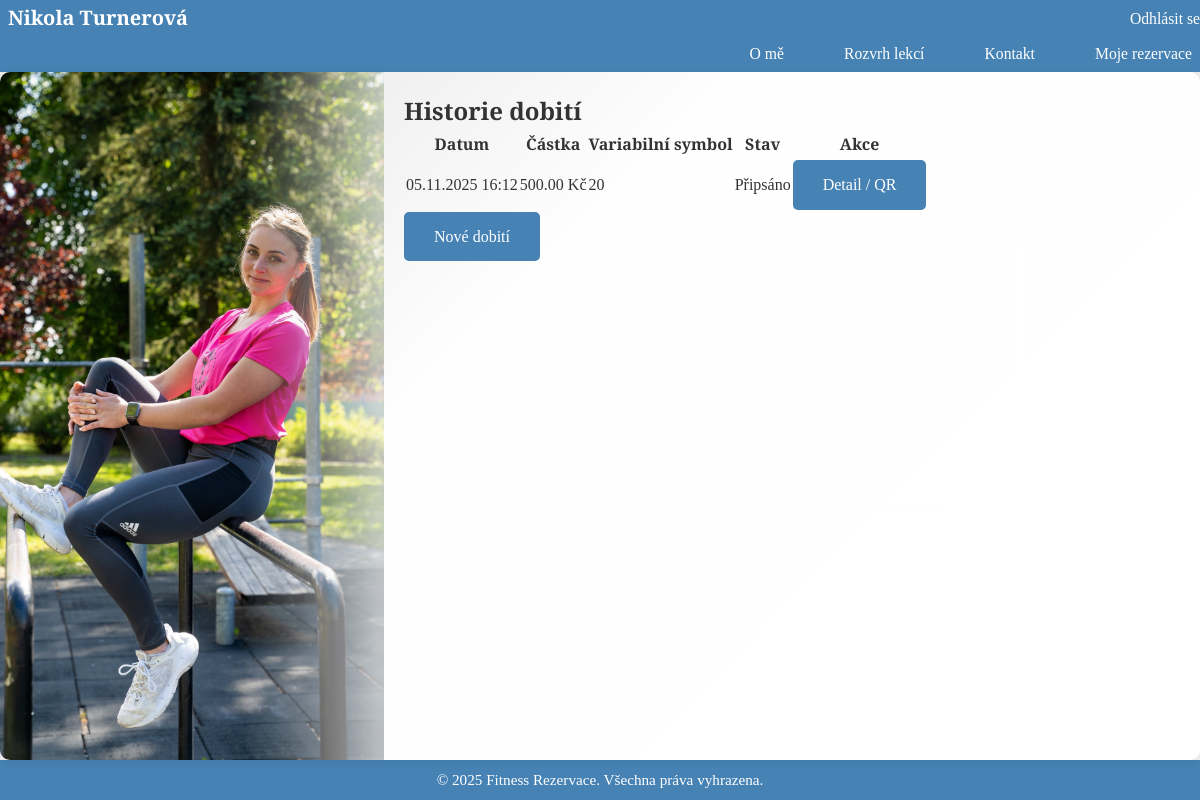
Page /payments/topup/history/ (signed in) on the committed database.
### payments/models.py (models this page shows, shortened)
class TopUp(models.Model):
    STATUS_CHOICES = (
        ('pending', 'Čeká na platbu'),
        ('confirmed', 'Připsáno'),
        ('cancelled', 'Zrušeno'),
    )
    user = models.ForeignKey(
        settings.AUTH_USER_MODEL,
        on_delete=models.CASCADE,
        related_name='topups'
    )
    amount = models.DecimalField(max_digits=10, decimal_places=2)
    variable_symbol = models.CharField(max_length=20, help_text='Variabilní symbol, typicky ID klienta.')
    message = models.CharField(max_length=70, blank=True)
    status = models.CharField(max_length=10, choices=STATUS_CHOICES, default='pending', db_index=True)
    created_at = models.DateTimeField(auto_now_add=True, db_index=True)
    qr_code = models.ImageField(upload_to='qr_codes/', blank=True)
    credited_at = models.DateTimeField(null=True, blank=True, help_text='Kdy byly připsány kredity (po potvrzení).')
    class Meta:
        ordering = ['-created_at']

### payments/views.py (the view)
# urls.py: path('topup/history/', views.TopUpHistoryView.as_view(), name='topup_history'),
class TopUpHistoryView(LoginRequiredMixin, ListView):
	model = TopUp
	template_name = 'payments/topup_history.html'
	context_object_name = 'topups'
	def get_queryset(self):
		return TopUp.objects.filter(user=self.request.user).order_by('-created_at')

### accounts/models.py (called while the page is built)
    @property
    def is_instructor(self) -> bool:
        return self.user_type == 'instructor'

### templates/payments/topup_history.html
{% extends 'base.html' %}
{% block content %}
<div class="container">
  <h2>Historie dobití</h2>
  <div class="table-responsive">
    <table class="table table-striped">
      <thead>
        <tr>
          <th>Datum</th>
          <th>Částka</th>
          <th>Variabilní symbol</th>
          <th>Stav</th>
          <th>Akce</th>
        </tr>
      </thead>
      <tbody>
        {% for t in topups %}
          <tr>
            <td>{{ t.created_at|date:"d.m.Y H:i" }}</td>
            <td>{{ t.amount }} Kč</td>
            <td>{{ t.variable_symbol }}</td>
            <td>
              {% if t.status == 'pending' %}
                <span class="badge bg-warning">Čeká na platbu</span>
              {% elif t.status == 'confirmed' %}
                <span class="badge bg-success">Připsáno</span>
              {% else %}
                <span class="badge bg-danger">Zrušeno</span>
              {% endif %}
            </td>
            <td>
              <a href="{% url 'topup_detail' t.pk %}" class="btn btn-sm btn-primary">Detail / QR</a>
            </td>
          </tr>
        {% empty %}
          <tr>
            <td colspan="5" class="text-center">Žádná dobití k zobrazení</td>
          </tr>
        {% endfor %}
      </tbody>
    </table>
  </div>
  <a href="{% url 'topup_create' %}" class="btn btn-success">Nové dobití</a>
</div>
{% endblock %}

### static/css/style.css (style rules this page uses)
* { margin: 0; padding: 0; box-sizing: border-box; }
:root { --header-h: 72px; --footer-h: 40px; }
html, body { height: 100%; margin: 0; }
body { font-family: 'Poppins', 'Cormorant Garamond', serif; color: #333; line-height: 1.6; min-height: 100vh; background-color: #f0f0f0; padding: 0; overflow: hidden; }
.btn { display: inline-block; padding: 12px 30px; background-color: #4682b4;; color: white; text-decoration: none; border-radius: 5px; font-weight: 500; transition: background-color 0.3s; }

### rows in the picture
TopUp: created_at "05.11.2025 16:12", amount "500.00", variable_symbol "20", status "Připsáno"
